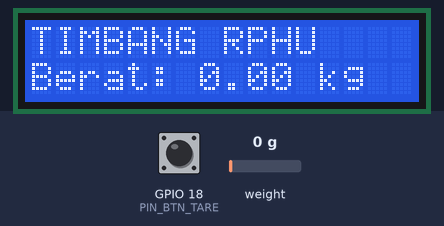
The sketch below on a simulated ESP32. On the bench: 16×2 character LCD. Inputs (shaded band) come from the test bench; at power-on: weight on the scale 0 g, GPIO 18 (PIN_BTN_TARE) HIGH. WiFi joins after 1.5 s; servers stay silent unless stated; random numbers use the default seed unless the sketch sets one; no MQTT or app messages arrive unless stated; what the sketch prints to the serial monitor is not drawn.

Above: at 5.8 s.
5.9 s: weight on the scale set to 100 g
At 8.8 s:
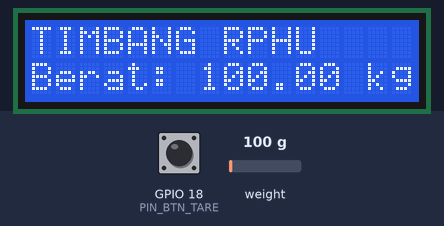
9.2 s: weight on the scale set to 1250 g
At 10.5 s:
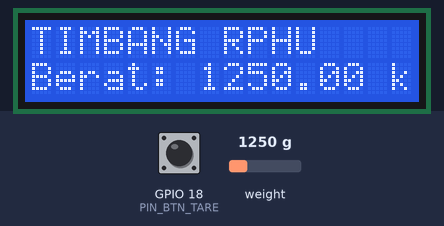
11.3 s: weight on the scale set to 2500 g
At 13.0 s:
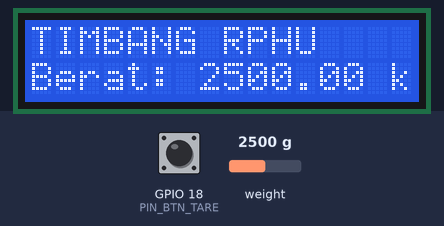
13.3 s: GPIO 18 (PIN_BTN_TARE) pulled LOW for 3.2 s
At 15.4 s:
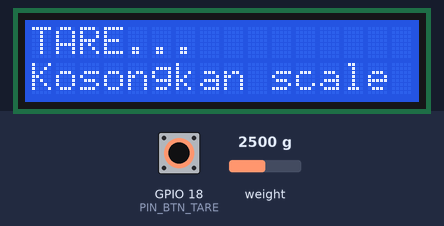
Timing chart, 0 to 16.9 s (numbered marks = the images above; inputs shaded):
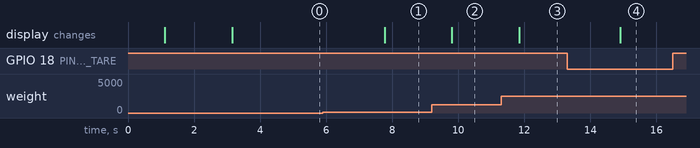

The sketch:

sketch.ino
```cpp
#include <WiFi.h>
#include <PubSubClient.h>
#include <Wire.h>
#include <LiquidCrystal_I2C.h>
#include "HX711.h"

// Pin configuration
#define PIN_HX711_DT    4
#define PIN_HX711_SCK   5
#define PIN_BTN_TARE    18

// Network & MQTT Settings
const char* WIFI_SSID     = "";
const char* WIFI_PASS     = "";
const char* MQTT_BROKER   = "";
const int   MQTT_PORT     = 1883;
const char* MQTT_TOPIC    = "";

WiFiClient espClient;
PubSubClient mqttClient(espClient);

HX711 scale;
LiquidCrystal_I2C lcd(0x27, 16, 2);

float calibrationFactor = 420.0;
unsigned long lastDisplayUpdate = 0;
unsigned long lastMqttPublish = 0;
const unsigned long DISPLAY_INTERVAL = 300; // ms
const unsigned long PUBLISH_INTERVAL = 1000; // ms

void showWeight(float weight) {
  lcd.setCursor(0, 0);
  lcd.print("TIMBANG RPHU    ");
  lcd.setCursor(0, 1);
  lcd.print("Berat: ");
  lcd.print(weight, 2);
  lcd.print(" kg   ");
}

void connectWiFi() {
  Serial.print("Connecting to WiFi");
  WiFi.begin(WIFI_SSID, WIFI_PASS);

  while (WiFi.status() != WL_CONNECTED) {
    delay(500);
    Serial.print(".");
  }

  Serial.println("\nWiFi connected.");
  Serial.print("IP Address: ");
  Serial.println(WiFi.localIP());
}

void reconnectMQTT() {
  while (!mqttClient.connected()) {
    Serial.print("Connecting to MQTT broker...");
    String clientId = "esp32-scale-" + String(random(0xffff), HEX);

    if (mqttClient.connect(clientId.c_str())) {
      Serial.println(" connected.");
    } else {
      Serial.print(" failed, rc=");
      Serial.print(mqttClient.state());
      Serial.println(". Retrying in 2 seconds...");
      delay(2000);
    }
  }
}

void tareScale() {
  Serial.println("Tare in progress...");
  lcd.clear();
  lcd.setCursor(0, 0);
  lcd.print("TARE...");
  lcd.setCursor(0, 1);
  lcd.print("Kosongkan scale");

  delay(1000);
  scale.tare(10);

  lcd.clear();
  showWeight(0.0);
  Serial.println("Tare done.");
}

void setup() {
  Serial.begin(115200);

  pinMode(PIN_BTN_TARE, INPUT_PULLUP);

  Wire.begin(21, 22);
  lcd.init();
  lcd.backlight();
  lcd.clear();
  lcd.setCursor(0, 0);
  lcd.print("SISTEM TIMBANG");
  lcd.setCursor(0, 1);
  lcd.print("Inisialisasi...");
  delay(1000);

  scale.begin(PIN_HX711_DT, PIN_HX711_SCK);
  scale.set_scale(calibrationFactor);
  tareScale();

  connectWiFi();
  mqttClient.setServer(MQTT_BROKER, MQTT_PORT);

  Serial.println("System ready.");
}

void loop() {
  if (WiFi.status() != WL_CONNECTED) {
    connectWiFi();
  }

  if (!mqttClient.connected()) {
    reconnectMQTT();
  }
  mqttClient.loop();

  // Handle tare button
  if (digitalRead(PIN_BTN_TARE) == LOW) {
    tareScale();
    delay(400); // debounce
  }

  // Update LCD display
  if (millis() - lastDisplayUpdate >= DISPLAY_INTERVAL) {
    lastDisplayUpdate = millis();

    if (scale.is_ready()) {
      float weight = scale.get_units(10);
      if (weight < 0.05) weight = 0.0;
      showWeight(weight);
    }
  }

  // Publish telemetry to MQTT
  if (millis() - lastMqttPublish >= PUBLISH_INTERVAL) {
    lastMqttPublish = millis();

    if (scale.is_ready()) {
      float weight = scale.get_units(10);
      if (weight < 0.05) weight = 0.0;

      String payload = String(weight, 2);
      mqttClient.publish(MQTT_TOPIC, payload.c_str());

      Serial.print("Weight: ");
      Serial.print(payload);
      Serial.println(" kg");
    }
  }
}
```

Measured:
- after the input at 5.9 s, the display: changes after 1.9 s (image 1)
- after the input at 9.2 s, the display: changes after 0.61 s (image 2)
- after the input at 11.3 s, the display: changes after 0.55 s (image 3)
- after the input at 13.3 s, the display: changes after 1.6 s (image 4)
